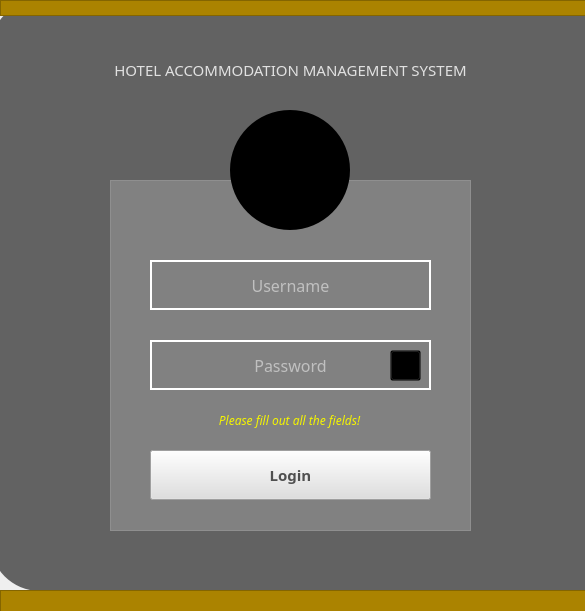
<?xml version="1.0" encoding="UTF-8"?>
<ui version="4.0">
 <class>MainWindow</class>
 <widget class="QMainWindow" name="MainWindow">
  <property name="geometry">
   <rect>
    <x>0</x>
    <y>0</y>
    <width>585</width>
    <height>611</height>
   </rect>
  </property>
  <property name="windowTitle">
   <string>MainWindow</string>
  </property>
  <widget class="QWidget" name="centralwidget">
   <layout class="QVBoxLayout" name="verticalLayout_27">
    <property name="spacing">
     <number>0</number>
    </property>
    <property name="leftMargin">
     <number>0</number>
    </property>
    <property name="topMargin">
     <number>0</number>
    </property>
    <property name="rightMargin">
     <number>0</number>
    </property>
    <property name="bottomMargin">
     <number>0</number>
    </property>
    <item>
     <widget class="QWidget" name="widget" native="true">
      <widget class="QLabel" name="hotelpic">
       <property name="geometry">
        <rect>
         <x>0</x>
         <y>0</y>
         <width>1071</width>
         <height>651</height>
        </rect>
       </property>
       <property name="styleSheet">
        <string notr="true"/>
       </property>
       <property name="text">
        <string/>
       </property>
       <property name="pixmap">
        <pixmap>hotels.png</pixmap>
       </property>
      </widget>
      <widget class="QLabel" name="filter">
       <property name="geometry">
        <rect>
         <x>-10</x>
         <y>0</y>
         <width>851</width>
         <height>591</height>
        </rect>
       </property>
       <property name="styleSheet">
        <string notr="true">border-radius:50px;
background-color: rgba(0, 0, 0, 150);</string>
       </property>
       <property name="text">
        <string/>
       </property>
      </widget>
      <widget class="QFrame" name="frame">
       <property name="geometry">
        <rect>
         <x>110</x>
         <y>180</y>
         <width>361</width>
         <height>351</height>
        </rect>
       </property>
       <property name="styleSheet">
        <string notr="true">background-color: rgba(255, 255, 255, 50);
</string>
       </property>
       <property name="frameShape">
        <enum>QFrame::StyledPanel</enum>
       </property>
       <property name="frameShadow">
        <enum>QFrame::Raised</enum>
       </property>
       <widget class="QLineEdit" name="txtUsername">
        <property name="geometry">
         <rect>
          <x>40</x>
          <y>80</y>
          <width>281</width>
          <height>50</height>
         </rect>
        </property>
        <property name="minimumSize">
         <size>
          <width>0</width>
          <height>50</height>
         </size>
        </property>
        <property name="maximumSize">
         <size>
          <width>16777215</width>
          <height>50</height>
         </size>
        </property>
        <property name="font">
         <font>
          <family>Century Gothic</family>
          <pointsize>12</pointsize>
          <weight>50</weight>
          <bold>false</bold>
         </font>
        </property>
        <property name="styleSheet">
         <string notr="true">QLineEdit {
	background-color:transparent;
	border: 2px solid white;
	color: rgb(255, 255, 255);
}</string>
        </property>
        <property name="alignment">
         <set>Qt::AlignCenter</set>
        </property>
        <property name="placeholderText">
         <string>Username</string>
        </property>
        <property name="clearButtonEnabled">
         <bool>false</bool>
        </property>
       </widget>
       <widget class="QLineEdit" name="txtPassword">
        <property name="geometry">
         <rect>
          <x>40</x>
          <y>160</y>
          <width>281</width>
          <height>50</height>
         </rect>
        </property>
        <property name="minimumSize">
         <size>
          <width>0</width>
          <height>50</height>
         </size>
        </property>
        <property name="maximumSize">
         <size>
          <width>16777215</width>
          <height>50</height>
         </size>
        </property>
        <property name="font">
         <font>
          <family>Century Gothic</family>
          <pointsize>12</pointsize>
         </font>
        </property>
        <property name="styleSheet">
         <string notr="true">QLineEdit {
	background-color:transparent;
	border: 2px solid white;
	color: rgb(255, 255, 255);
}</string>
        </property>
        <property name="echoMode">
         <enum>QLineEdit::Password</enum>
        </property>
        <property name="alignment">
         <set>Qt::AlignCenter</set>
        </property>
        <property name="placeholderText">
         <string>Password</string>
        </property>
       </widget>
       <widget class="QPushButton" name="btnLogin">
        <property name="geometry">
         <rect>
          <x>40</x>
          <y>270</y>
          <width>281</width>
          <height>50</height>
         </rect>
        </property>
        <property name="minimumSize">
         <size>
          <width>0</width>
          <height>50</height>
         </size>
        </property>
        <property name="maximumSize">
         <size>
          <width>16777215</width>
          <height>50</height>
         </size>
        </property>
        <property name="font">
         <font>
          <family>Century Gothic</family>
          <pointsize>11</pointsize>
          <weight>75</weight>
          <bold>true</bold>
         </font>
        </property>
        <property name="styleSheet">
         <string notr="true">QPushButton {
	color: rgb(80, 80, 80);
	background-color: rgb(223, 223, 223);
}

QPushButton:hover {
	background-color: rgb(167, 125, 0);
}

QPushButton:pressed {
	background-color: rgb(113, 85, 0);
}</string>
        </property>
        <property name="text">
         <string>Login</string>
        </property>
        <property name="checkable">
         <bool>true</bool>
        </property>
       </widget>
       <widget class="QLabel" name="lblLogin">
        <property name="geometry">
         <rect>
          <x>-6</x>
          <y>230</y>
          <width>371</width>
          <height>20</height>
         </rect>
        </property>
        <property name="font">
         <font>
          <family>Century Gothic</family>
          <pointsize>9</pointsize>
          <italic>true</italic>
         </font>
        </property>
        <property name="styleSheet">
         <string notr="true">background-color: transparent;
color: rgb(245, 245, 0);</string>
        </property>
        <property name="text">
         <string>Please fill out all the fields!</string>
        </property>
        <property name="alignment">
         <set>Qt::AlignCenter</set>
        </property>
       </widget>
       <widget class="QToolButton" name="btnEye">
        <property name="geometry">
         <rect>
          <x>280</x>
          <y>170</y>
          <width>31</width>
          <height>31</height>
         </rect>
        </property>
        <property name="styleSheet">
         <string notr="true">background-color: transparent;</string>
        </property>
        <property name="text">
         <string>...</string>
        </property>
        <property name="icon">
         <iconset>
          <normaloff>eye_open.png</normaloff>
          <normalon>eye_close.png</normalon>eye_open.png</iconset>
        </property>
        <property name="iconSize">
         <size>
          <width>25</width>
          <height>25</height>
         </size>
        </property>
        <property name="checkable">
         <bool>true</bool>
        </property>
       </widget>
      </widget>
      <widget class="QLabel" name="label_4">
       <property name="geometry">
        <rect>
         <x>230</x>
         <y>110</y>
         <width>120</width>
         <height>120</height>
        </rect>
       </property>
       <property name="minimumSize">
        <size>
         <width>120</width>
         <height>120</height>
        </size>
       </property>
       <property name="maximumSize">
        <size>
         <width>120</width>
         <height>120</height>
        </size>
       </property>
       <property name="styleSheet">
        <string notr="true">QLabel {
	background-color: rgb(0, 0, 0);
	border-radius: 60px;
}</string>
       </property>
       <property name="text">
        <string/>
       </property>
       <property name="pixmap">
        <pixmap>hms_logo.png</pixmap>
       </property>
       <property name="scaledContents">
        <bool>true</bool>
       </property>
      </widget>
      <widget class="QFrame" name="frame_2">
       <property name="geometry">
        <rect>
         <x>0</x>
         <y>0</y>
         <width>591</width>
         <height>16</height>
        </rect>
       </property>
       <property name="styleSheet">
        <string notr="true">background-color: rgb(171, 131, 0);</string>
       </property>
       <property name="frameShape">
        <enum>QFrame::StyledPanel</enum>
       </property>
       <property name="frameShadow">
        <enum>QFrame::Raised</enum>
       </property>
      </widget>
      <widget class="QLabel" name="label_5">
       <property name="geometry">
        <rect>
         <x>0</x>
         <y>50</y>
         <width>581</width>
         <height>40</height>
        </rect>
       </property>
       <property name="font">
        <font>
         <family>Arial Rounded MT Bold</family>
         <pointsize>11</pointsize>
         <weight>50</weight>
         <bold>false</bold>
        </font>
       </property>
       <property name="styleSheet">
        <string notr="true">color: rgb(225, 225, 225);
background-color: transparent;</string>
       </property>
       <property name="text">
        <string>HOTEL ACCOMMODATION MANAGEMENT SYSTEM</string>
       </property>
       <property name="alignment">
        <set>Qt::AlignCenter</set>
       </property>
      </widget>
      <widget class="QFrame" name="frame_3">
       <property name="geometry">
        <rect>
         <x>0</x>
         <y>590</y>
         <width>591</width>
         <height>31</height>
        </rect>
       </property>
       <property name="styleSheet">
        <string notr="true">background-color: rgb(171, 131, 0);</string>
       </property>
       <property name="frameShape">
        <enum>QFrame::StyledPanel</enum>
       </property>
       <property name="frameShadow">
        <enum>QFrame::Raised</enum>
       </property>
      </widget>
     </widget>
    </item>
   </layout>
  </widget>
 </widget>
 <resources/>
 <connections/>
</ui>
